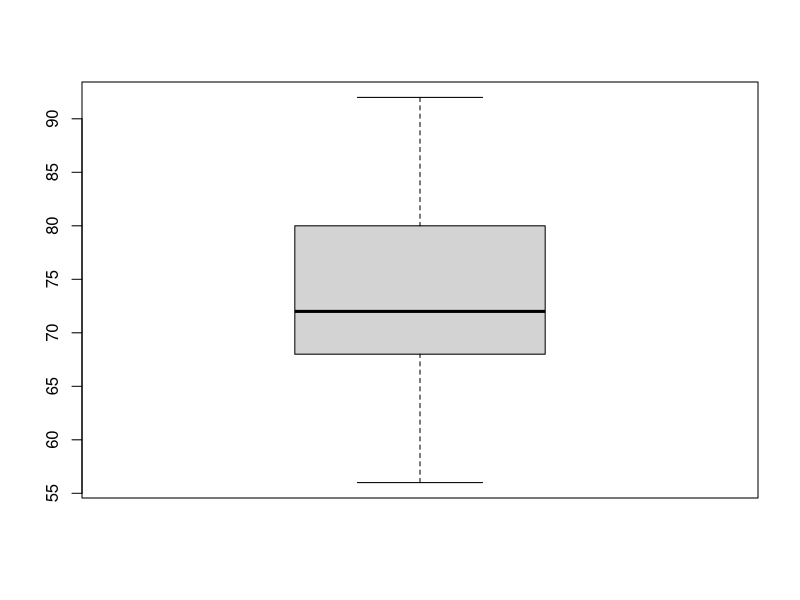
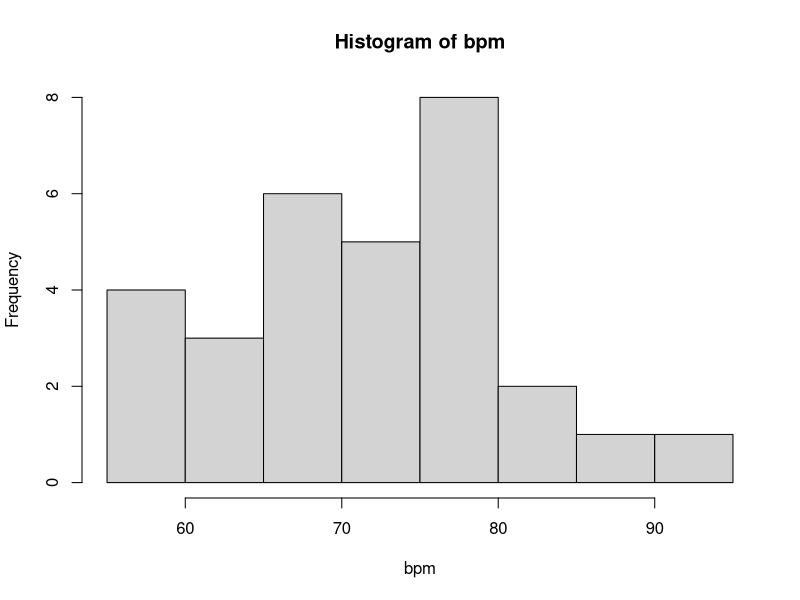

These figures' R source, in order:
bpm = c(68,60,76,68,64,80,72,76,92,68,56,72,68,60,84,72,56,88,76,80,
        68,80,84,64,80,72,64,68,76,72)

min(bpm)
max(bpm)
mean(bpm)
median(bpm)
boxplot(bpm)
hist(bpm)
